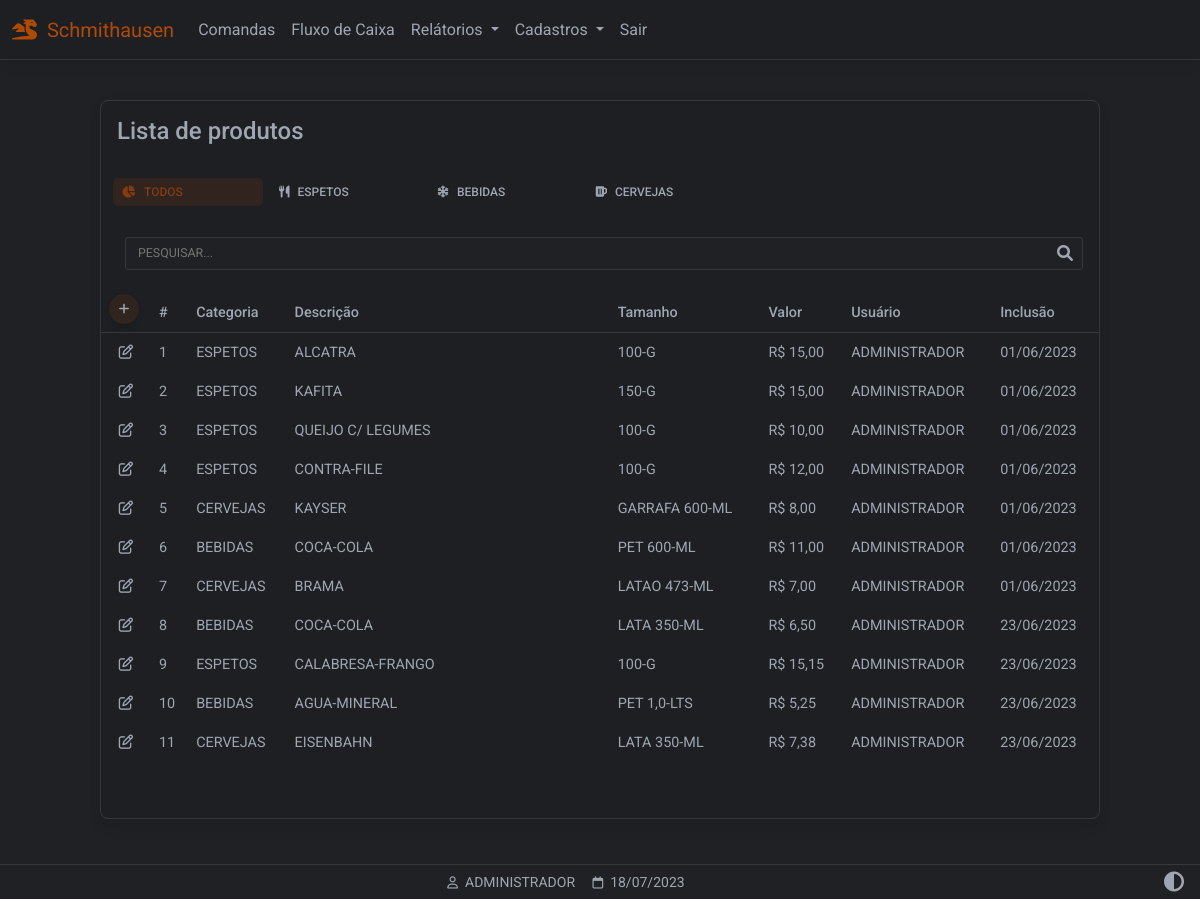
Page /produtos (signed in) on the committed database.
### website/models.py (models this page shows)
class Produto(db.Model):
    id = db.Column(db.Integer, primary_key=True)
    categoria = db.Column(db.String(150))
    descricao = db.Column(db.String(150))
    tamanho = db.Column(db.String(150))
    valor = db.Column(db.Float)
    data_criacao = db.Column(db.DateTime(timezone=True), default=func.now())
    user_id = db.Column(db.Integer, db.ForeignKey('user.id'))

class Categoria(db.Model):
    id = db.Column(db.Integer, primary_key=True)
    nome = db.Column(db.String(150))
    categoria = db.relationship('Tamanho',backref='tamanhos')

class Tamanho(db.Model):
    id = db.Column(db.Integer, primary_key=True)
    nome = db.Column(db.String(150))
    cat_id = db.Column(db.Integer, db.ForeignKey('categoria.id'))

class User(db.Model, UserMixin):
    id = db.Column(db.Integer, primary_key=True)
    email = db.Column(db.String(150), unique=True)
    password = db.Column(db.String(150))
    first_name = db.Column(db.String(150))
    user = db.relationship('Produto',backref='produto')

### website/views.py (the view)
@views.route('/produtos', methods=['GET','POST'])
@login_required
def produtos():
    produtos = Produto.query.all()
    tamanhos = Tamanho.query.all()
    categorias = Categoria.query.all()
    return render_template("produtos_listar.html",
        user=current_user,
        data=data,
        produtos=produtos,
        tamanhos=tamanhos,
        categorias=categorias)

### website/__init__.py (called while the page is built)
def create_app():
    app = Flask(__name__)
    app.config['SECRET_KEY'] = 'hjshjhdjah kjshkjdhjs'
    app.config['SQLALCHEMY_DATABASE_URI'] = f'sqlite:///{DB_NAME}'
    app.config["TEMPLATES_AUTO_RELOAD"] = True
    db.init_app(app)
    from .views import views
    from .auth import auth
    app.register_blueprint(views, url_prefix='/')
    app.register_blueprint(auth, url_prefix='/')
    from .models import User, Cliente, Produto
    with app.app_context():
        db.create_all()
    login_manager = LoginManager()
    login_manager.login_view = 'auth.login'
    login_manager.login_message = u"FAVOR EFETUAR LOGIN!"
    login_manager.init_app(app)
    @login_manager.user_loader
    def load_user(id):
        return User.query.get(int(id))
    return app

### website/templates/produtos_listar.html (shortened to what this page needs)
{% extends "base.html" %}
{% block content %}
<div class="container-fluid" style="min-height:100dvh;padding-top:100px">
  <div class="table-responsive w-100 card myTheme-900 larg-max m-auto" style="padding-bottom: 40px">
     <table class="table table-borderless table-sm myTheme-900 ">
      <thead>
        <tr>
          <p class="h4 p-3 ">Lista de produtos</p>
        </tr>
        <tr>
          <div class="form-control-sm">
            <ul class="nav nav-tabs mb-3 myTheme-900">
              <li class="p-1 nav-item myTheme-900">
                <a class="nav-link active p-2" data-mdb-toggle="tab" role="button" aria-selected="true">
                  <i class="fas fa-chart-pie fa-fw me-2 me-2"></i>TODOS</a>
              </li>
              <li class="p-1 nav-item myTheme-900">
                <a class="nav-link  p-2" data-mdb-toggle="tab" role="button" aria-selected="false">
                  <i class="fa-solid fa-utensils me-2"></i>ESPETOS</a>
              </li>
              <li class="p-1 nav-item myTheme-900">
                <a class="nav-link  p-2" data-mdb-toggle="tab" role="button" aria-selected="false">
                  <i class="fa-solid fa-snowflake me-2"></i>BEBIDAS</a>
              </li>
              <li class="p-1 nav-item myTheme-900">
                <a class="nav-link  p-2" data-mdb-toggle="tab" role="button" aria-selected="false">
                  <i class="fa-solid fa-beer-mug-empty me-2"></i>CERVEJAS</a>
              </li>
            </ul>
          </div>
        </tr>
        <tr>
          <div class="p-3 pt-0">
            <div class="form-outline mt-2 ps-2" style="margin-bottom: 0!important;padding-bottom: 0!important;">
              <input type="text" style="text-transform:uppercase" id="inputPesquisarProdutos"
                class="myInputs form-control-sm" placeholder="Pesquisar..." />
            </div>
          </div>
        </tr>
        <tr>
          <th class="text-nowrap" scope="col">
            <a href="/produtos_cadastrar" class="p-2 btn btn-floating btn-add">
              <i class="fa-solid fa-plus"></i>
            </a>
          </th>
          <th class="text-nowrap" scope="col">#</th>
          <th class="text-nowrap" scope="col">Categoria</th>
          <th class="text-nowrap" scope="col" style="min-width: 280px;">Descrição</th>
          <th class="text-nowrap" scope="col">Tamanho</th>
          <th class="text-nowrap" scope="col">Valor</th>
          <th class="text-nowrap" scope="col">Usuário</th>
          <th class="text-nowrap" scope="col">Inclusão</th>
        </tr>
      </thead>
      <tbody id="tb-produtos">
        {% for i in produtos %}
        <tr>
          <td class="text-center" style="width: 50px">
            <a role="button" class=""
              href="/produtos_atualizar/{{ i.id }}/{{ i.categoria }}/{{ i.tamanho}}">
              <i class="fa-regular fa-pen-to-square"></i>
            </a>
          </td>
          <td class="text-nowrap" scope="row"> {{ i.id }} </td>
          <td class="text-nowrap" scope="row" style="min-width:80px"> {{ categorias[i.categoria | int -1].nome }}</td>
          <td class="text-nowrap" scope="row"> {{ i.descricao }} </td>
          <td class="text-nowrap" scope="row"> {{ tamanhos[i.tamanho | int -1 ].nome }} </td>
          <td class="text-nowrap" scope="row"> {{ "R$ {:,.2f}".format( i.valor ) | replace(".",",") }} </td>
          <td class="text-nowrap" scope="row"> {{ i.produto.first_name.split()[0] }} </td>
          <td class="text-nowrap" scope="row"> {{ i.data_criacao.strftime('%d/%m/%Y') }} </td>
        </tr>
        {% endfor %}
      </tbody>
    </table>
  </div>
</div>
{% endblock %}
{% block titlefooter %}
<span>
  &nbsp;{{ user.first_name.split()[0] | upper }}
  <span>
    &nbsp;{{ data.strftime('%d/%m/%Y') }}
  </span>
  {% endblock %}

### website/static/css/base.css (style rules this page uses)
:root { --custom-color: 211, 84, 0; --color-primary: 59, 113, 202; --color-secondary: 159,166,178; --color-success: 20,164,77; --color-danger: 220, 76, 76; --color-warning: 228,161,27; --color-info: 84,180,211; --color-ligth: 251,251,251; --color-theme-500: 32, 33, 36; --color-theme-900: 30, 31, 34; --cor-fonte: 159,166,178; --cor-da-borda: 53, 56, 59; }
.larg-max { max-width: 1000px!important; }
.myTheme-900 { background-color: rgb(var(--color-theme-900))!important; color: rgb(var(--cor-fonte))!important; }
.myTheme-500 { background-color: rgb(var(--color-theme-500))!important; color: rgb(var(--cor-fonte))!important; }
.my-footer span { color: rgb(var(--cor-fonte)); }
.nav-tabs .nav-link { width: 150px; background-color: rgb(var(--color-theme-900)); color: rgb(var(--cor-fonte)); border-bottom: none; }
.nav-tabs .nav-item .nav-link.active { border-color: rgb(var(--custom-color)); border-bottom: none; border-radius: 5px; background-color: rgba(var(--custom-color),0.1)!important; color: rgba(var(--custom-color),0.5)!important; }
.table-responsive { border: 1px solid rgb(var(--cor-da-borda))!important; color: rgb(var(--cor-fonte))!important; margin-bottom: 80px!important; }
.table-responsive thead th { border-bottom: 1px solid rgb(var(--cor-da-borda))!important; }
.btn-add { background-color: rgba(var(--custom-color),0.1); border-radius: 50%; width: 30px; height: 30px; color: rgb(var(--cor-fonte)); display: flex; align-items: center; justify-content: center; }
.fa-pen-to-square, .fa-trash-can { color: rgb(var(--cor-fonte))!important; }
.form-outline { margin-bottom: 30px!important; }
.myInputs { color: rgb(var(--cor-fonte))!important; border: 1px solid rgb(var(--cor-da-borda))!important; background-color: rgb(var(--color-theme-500)); width: 100%; padding: 0.35rem; padding-left: 0.75rem; border-radius: 3px; }

### rows in the picture
Produto: id "1", categoria.nome "ESPETOS", descricao "ALCATRA", tamanho.nome "100-G", valor "R$ 15,00", produto.first_name "ADMINISTRADOR", data_criacao "01/06/2023"
Produto: id "2", categoria.nome "ESPETOS", descricao "KAFITA", tamanho.nome "150-G", valor "R$ 15,00", produto.first_name "ADMINISTRADOR", data_criacao "01/06/2023"
Produto: id "3", categoria.nome "ESPETOS", descricao "QUEIJO C/ LEGUMES", tamanho.nome "100-G", valor "R$ 10,00", produto.first_name "ADMINISTRADOR", data_criacao "01/06/2023"
Produto: id "4", categoria.nome "ESPETOS", descricao "CONTRA-FILE", tamanho.nome "100-G", valor "R$ 12,00", produto.first_name "ADMINISTRADOR", data_criacao "01/06/2023"
Produto: id "5", categoria.nome "CERVEJAS", descricao "KAYSER", tamanho.nome "GARRAFA 600-ML", valor "R$ 8,00", produto.first_name "ADMINISTRADOR", data_criacao "01/06/2023"
Produto: id "6", categoria.nome "BEBIDAS", descricao "COCA-COLA", tamanho.nome "PET 600-ML", valor "R$ 11,00", produto.first_name "ADMINISTRADOR", data_criacao "01/06/2023"
Produto: id "7", categoria.nome "CERVEJAS", descricao "BRAMA", tamanho.nome "LATAO 473-ML", valor "R$ 7,00", produto.first_name "ADMINISTRADOR", data_criacao "01/06/2023"
Produto: id "8", categoria.nome "BEBIDAS", descricao "COCA-COLA", tamanho.nome "LATA 350-ML", valor "R$ 6,50", produto.first_name "ADMINISTRADOR", data_criacao "23/06/2023"
Produto: id "9", categoria.nome "ESPETOS", descricao "CALABRESA-FRANGO", tamanho.nome "100-G", valor "R$ 15,15", produto.first_name "ADMINISTRADOR", data_criacao "23/06/2023"
Produto: id "10", categoria.nome "BEBIDAS", descricao "AGUA-MINERAL", tamanho.nome "PET 1,0-LTS", valor "R$ 5,25", produto.first_name "ADMINISTRADOR", data_criacao "23/06/2023"
Produto: id "11", categoria.nome "CERVEJAS", descricao "EISENBAHN", tamanho.nome "LATA 350-ML", valor "R$ 7,38", produto.first_name "ADMINISTRADOR", data_criacao "23/06/2023"
User: first_name "ADMINISTRADOR"

### other values in the picture
{{ data.strftime('%d/%m/%Y') }} "18/07/2023"
